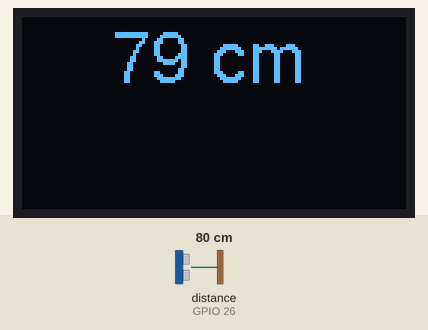
Bench run of a sketch on a simulated ESP32. On the bench: 128×64 one-colour display. Wiring (inferred from the names in the program): ultrasonic range finder: trigger GPIO 25; echo GPIO 26. Inputs (shaded band) come from the test bench; at power-on: distance to the obstacle (sensor on GPIO 26) 80 cm. The echo pulse lasts 58.3 µs per cm; what the sketch prints to the serial monitor is not drawn.

Above: at 1.8 s.
1.9 s: distance to the obstacle (sensor on GPIO 26) set to 2 cm
At 2.8 s:
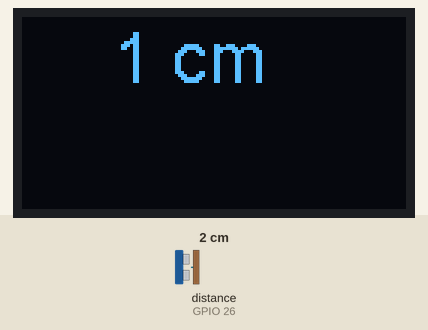
3.5 s: distance to the obstacle (sensor on GPIO 26) set to 4 cm
At 5.2 s:
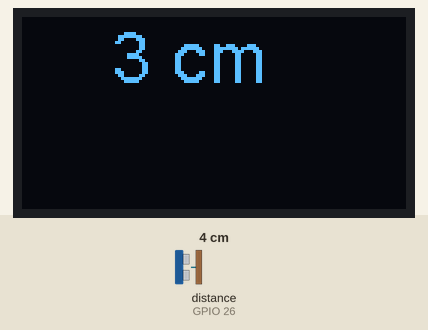
5.5 s: distance to the obstacle (sensor on GPIO 26) set to 9 cm
At 6.8 s:
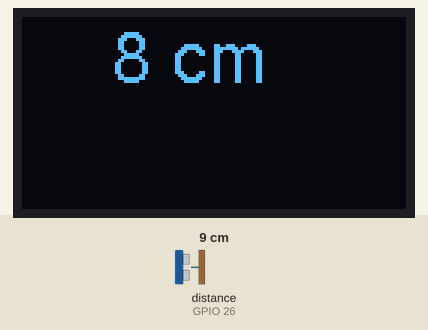
Timing chart, 0 to 8.5 s (numbered marks = the images above; inputs shaded):
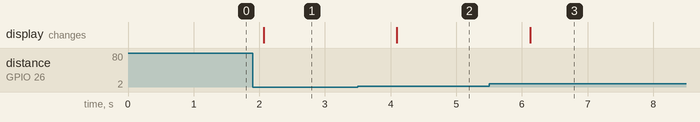

The sketch:

GISMO6_Ultrasonic_OLED.ino
```cpp
#include "SSD1306.h"

SSD1306 display(0x3c,21,22);

// defines pins numbers
const int trigPin = 25;
const int echoPin = 26;

// defines variables
long duration;
int distance;

void OLEDInit();
void OLEDUpdate();


void setup() {
pinMode(trigPin, OUTPUT); // Sets the trigPin as an Output
pinMode(echoPin, INPUT); // Sets the echoPin as an Input
Serial.begin(115200); // Starts the serial communication
OLEDInit();
}

void loop() {
// Clears the trigPin
digitalWrite(trigPin, LOW);
delayMicroseconds(2);

// Sets the trigPin on HIGH state for 10 micro seconds
digitalWrite(trigPin, HIGH);
delayMicroseconds(10);
digitalWrite(trigPin, LOW);

// Reads the echoPin, returns the sound wave travel time in microseconds
duration = pulseIn(echoPin, HIGH);

// Calculating the distance
distance= duration*0.034/2;

// Prints the distance on the Serial Monitor
Serial.print("Distance: ");
Serial.println(distance);

OLEDUpdate();

delay(1000);
}
void OLEDInit(){
  display.init();
  display.setFont(ArialMT_Plain_24);
}

void OLEDUpdate(){

  String d = String(distance) + " cm";
  display.clear();
  display.drawString(30,0,d);
  display.display();
}
```

Measured:
- after the input at 1.9 s, the display: changes after 0.17 s (image 1)
- after the input at 3.5 s, the display: changes after 0.60 s (image 2)
- after the input at 5.5 s, the display: changes after 0.63 s (image 3)
